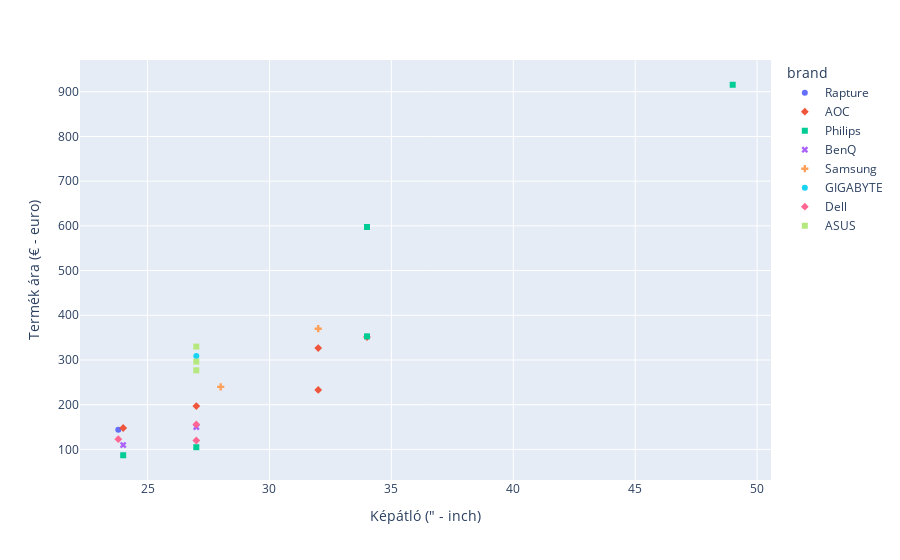

Source (notebook cell):
### Markdown cell above
## Pont XY diagram készítése

### Code cell
fig = px.scatter(
    df, x="size", y="price", color="brand", symbol="brand", hover_data="item"
)

fig.update_layout(xaxis_title='Képátló (" - inch)', yaxis_title="Termék ára (€ - euro)")

#fig
fig.write_image("scatter_plot.png")
Image(filename="scatter_plot.png")

### Figure 1 — Plotly figure (JSON) as saved in the notebook; plotly's stock layout.template omitted (floating-point values rounded to 4 significant figures)
{"data": [{"customdata": [["23,8\" Rapture VIDE IFF24144"]], "hovertemplate": "brand=Rapture<br>size=%{x}<br>price=%{y}<br>item=%{customdata[0]}<extra></extra>", "legendgroup": "Rapture", "marker": {"color": "#636efa", "symbol": "circle"}, "mode": "markers", "name": "Rapture", "orientation": "v", "showlegend": true, "type": "scatter", "x": [23.8], "xaxis": "x", "y": [143.9], "yaxis": "y"}, {"customdata": [["34\" AOC CU34G2X/BK Gaming"], ["27\" AOC C27G2ZE/BK Gaming"], ["24\" AOC C24G2AE/BK Gaming"], ["32\" AOC C32G2ZE/BK Gaming"], ["32\" AOC U32E2N"]], "hovertemplate": "brand=AOC<br>size=%{x}<br>price=%{y}<br>item=%{customdata[0]}<extra></extra>", "legendgroup": "AOC", "marker": {"color": "#EF553B", "symbol": "diamond"}, "mode": "markers", "name": "AOC", "orientation": "v", "showlegend": true, "type": "scatter", "x": [34, 27, 24, 32, 32], "xaxis": "x", "y": [351.2, 196.9, 147.8, 233, 326.6], "yaxis": "y"}, {"customdata": [["34\" Philips 346P1CRH"], ["49\" Philips 499P9H"], ["24\" Philips 243V7QJABF"], ["27\" Philips 273V7QDSB"], ["34\" Philips 345B1C"]], "hovertemplate": "brand=Philips<br>size=%{x}<br>price=%{y}<br>item=%{customdata[0]}<extra></extra>", "legendgroup": "Philips", "marker": {"color": "#00cc96", "symbol": "square"}, "mode": "markers", "name": "Philips", "orientation": "v", "showlegend": true, "type": "scatter", "x": [34, 49, 24, 27, 34], "xaxis": "x", "y": [597.4, 915.6, 86.9, 104.9, 352.8], "yaxis": "y"}, {"customdata": [["24\" BenQ GW2480"], ["27\" BenQ GW2780"]], "hovertemplate": "brand=BenQ<br>size=%{x}<br>price=%{y}<br>item=%{customdata[0]}<extra></extra>", "legendgroup": "BenQ", "marker": {"color": "#ab63fa", "symbol": "x"}, "mode": "markers", "name": "BenQ", "orientation": "v", "showlegend": true, "type": "scatter", "x": [24, 27], "xaxis": "x", "y": [109.8, 149.9], "yaxis": "y"}, {"customdata": [["28\" Samsung U28R550"], ["32\" Samsung U32R590"]], "hovertemplate": "brand=Samsung<br>size=%{x}<br>price=%{y}<br>item=%{customdata[0]}<extra></extra>", "legendgroup": "Samsung", "marker": {"color": "#FFA15A", "symbol": "cross"}, "mode": "markers", "name": "Samsung", "orientation": "v", "showlegend": true, "type": "scatter", "x": [28, 32], "xaxis": "x", "y": [239.9, 370.0], "yaxis": "y"}, {"customdata": [["27\" GIGABYTE M27Q"]], "hovertemplate": "brand=GIGABYTE<br>size=%{x}<br>price=%{y}<br>item=%{customdata[0]}<extra></extra>", "legendgroup": "GIGABYTE", "marker": {"color": "#19d3f3", "symbol": "circle"}, "mode": "markers", "name": "GIGABYTE", "orientation": "v", "showlegend": true, "type": "scatter", "x": [27], "xaxis": "x", "y": [309], "yaxis": "y"}, {"customdata": [["27\" Dell S2721HN Style"], ["27\" Dell S2721H Style"], ["23,8\" Dell S2421H Style"]], "hovertemplate": "brand=Dell<br>size=%{x}<br>price=%{y}<br>item=%{customdata[0]}<extra></extra>", "legendgroup": "Dell", "marker": {"color": "#FF6692", "symbol": "diamond"}, "mode": "markers", "name": "Dell", "orientation": "v", "showlegend": true, "type": "scatter", "x": [27, 27, 23.8], "xaxis": "x", "y": [119.9, 155.9, 122.9], "yaxis": "y"}, {"customdata": [["ASUS ProArt PA329C"], ["27\" ASUS VG279QM Gaming HDR"], ["27\" ASUS ProArt PA278QV"], ["27\" ASUS TUF Gaming VG27AQL1A"], ["ASUS TUF Gaming VG27AQ"]], "hovertemplate": "brand=ASUS<br>size=%{x}<br>price=%{y}<br>item=%{customdata[0]}<extra></extra>", "legendgroup": "ASUS", "marker": {"color": "#B6E880", "symbol": "square"}, "mode": "markers", "name": "ASUS", "orientation": "v", "showlegend": true, "type": "scatter", "x": [null, 27, 27, 27, null], "xaxis": "x", "y": [769, 276.9, 296.3, 330.0, 269], "yaxis": "y"}], "layout": {"legend": {"title": {"text": "brand"}, "tracegroupgap": 0}, "margin": {"t": 60}, "xaxis": {"anchor": "y", "domain": [0, 1], "title": {"text": "Képátló (\" - inch)"}}, "yaxis": {"anchor": "x", "domain": [0, 1], "title": {"text": "Termék ára (€ - euro)"}}}}
